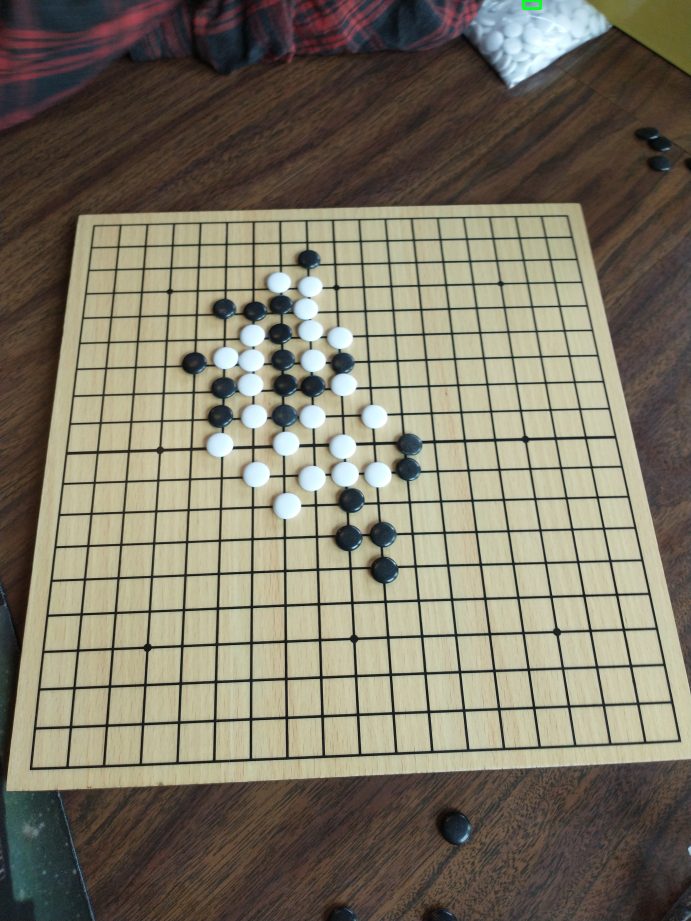
#> input picture go_counter/Test_Images/Good/ROI_1.png, 691 x 921 px, given in place of 13.jpg, which was not available
$ python main.py
#> lines starting #> are read from the running program, lines starting #| are printed output that depends on the picture; after the words box and inside, x2 and y2 are one past the last pixel; in counts of white or black regions, pixels touching at a corner belong together; pictures that were not available may be replaced by others from this repository, and a replacement may not be noted
import cv2
import numpy as np

image = cv2.imread('13.jpg')
#> image is the input picture: shape (921, 691, 3); mean B, G, R 101.6, 118.3, 124.2
image = cv2.resize(image, (int(image.shape[1] / 5)
    , int(image.shape[0] / 5)), interpolation=cv2.INTER_AREA)
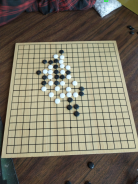
#> image: shape (184, 138, 3); mean B, G, R 101.6, 118.3, 124.2

gray = cv2.cvtColor(image, cv2.COLOR_BGR2GRAY)
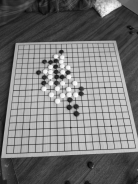
#> gray: shape (184, 138); min 8, max 252, mean 118.1
blur = cv2.medianBlur(gray, 5)
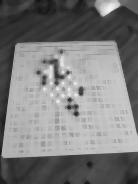
#> blur: shape (184, 138); min 16, max 243, mean 124.4
sharpen_kernel = np.array([[-1,-1,-1], [-1,9,-1], [-1,-1,-1]])
sharpen = cv2.filter2D(blur, -1, sharpen_kernel)
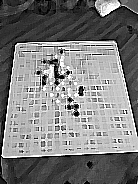
#> sharpen: shape (184, 138); min 0, max 255, mean 124.7

thresh = cv2.threshold(gray,160,255, cv2.THRESH_BINARY_INV)[1]
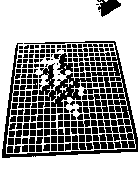
#> thresh: shape (184, 138); 63% white; 217 black regions (79 under 20 px), largest, box (x1, y1, x2, y2) and area: (2, 41, 138, 158) 2271, (39, 63, 97, 107) 860, (97, 0, 121, 17) 233
kernel = cv2.getStructuringElement(cv2.MORPH_RECT, (3,3))
close = cv2.morphologyEx(thresh, cv2.MORPH_CLOSE, kernel, iterations=2)
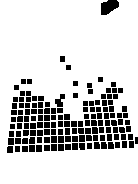
#> close: shape (184, 138); 82.2% white; 140 black regions

cnts = cv2.findContours(close, cv2.RETR_EXTERNAL, cv2.CHAIN_APPROX_SIMPLE)
#> cnts = 1 contour; box (x1, y1, x2, y2) and area: (0, 0, 138, 184) 24834
cnts = cnts[0] if len(cnts) == 2 else cnts[1]

min_area = 10
max_area = 1000000
image_number = 0
print(cnts)
#> (printed output is left out)

for c in cnts:
    area = cv2.contourArea(c)
    if area > min_area and area < max_area:
        x,y,w,h = cv2.boundingRect(c)
        ROI = image[y:y+h, x:x+w]
        cv2.imwrite('ROI_{}.png'.format(image_number), ROI)
        cv2.rectangle(image, (x, y), (x + w, y + h), (36,255,12), 2)
        image_number += 1
#> this loop made 1 pass
#> (area, x, y, w, h, image_number) on pass 1: (24833.5, 0, 0, 138, 184, 1)
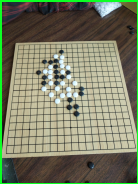
#> image: shape (184, 138, 3); 3.77% of pixels changed, all inside (x1, y1, x2, y2) = (0, 0, 138, 184)
#> after the loop, image_number = 1

cv2.imshow('sharpen', sharpen)
cv2.waitKey()
cv2.imshow('close', close)
cv2.waitKey()
cv2.imshow('thresh', thresh)
cv2.waitKey()
cv2.imshow('image', image)
cv2.waitKey()

$ run again, on go_counter/Test_Images/Good/1.jpg
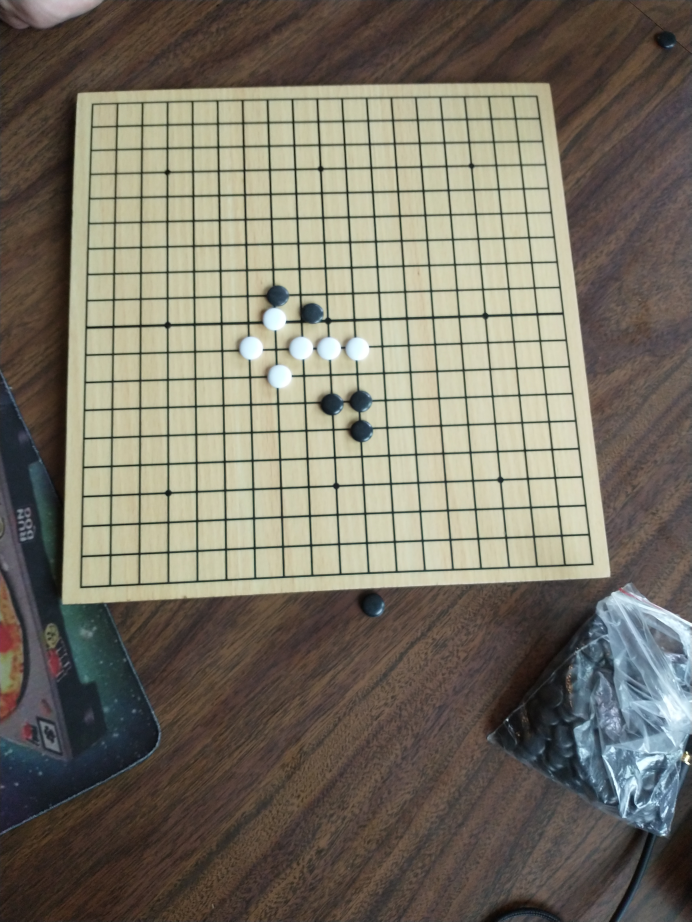
#> input picture go_counter/Test_Images/Good/1.jpg, 3456 x 4608 px, given in place of 13.jpg, which was not available (shown at 1/5 size)
#> image is the input picture: shape (4608, 3456, 3); mean B, G, R 101.3, 114.4, 119.7
#> `thresh = cv2.threshold(gray,160,255, cv2.THRESH_BINARY_INV)[1]`:
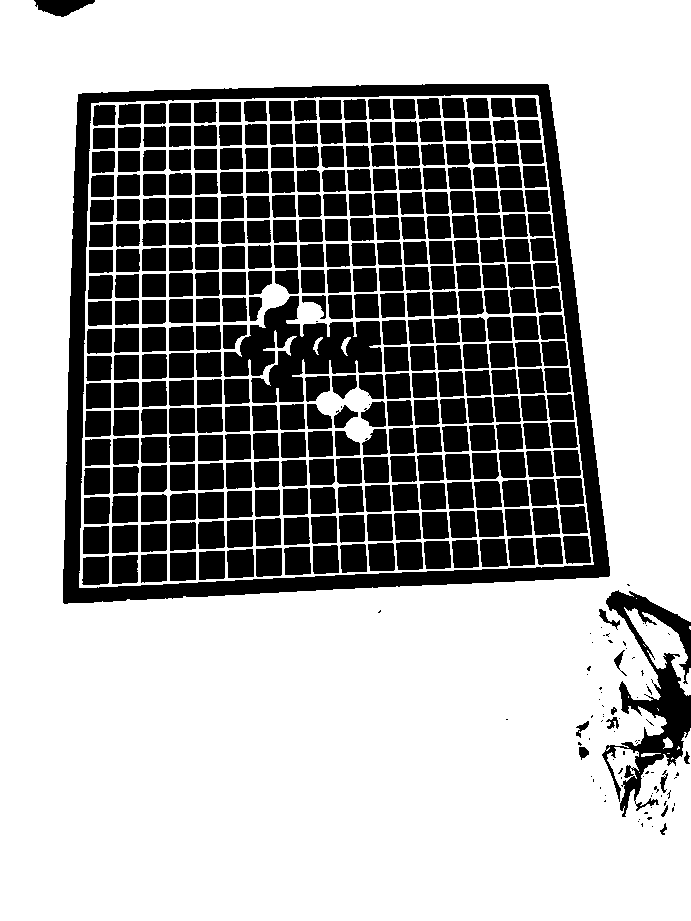
#> thresh: shape (921, 691); 65.7% white; 394 black regions (70 under 20 px), largest, box (x1, y1, x2, y2) and area: (63, 84, 610, 604) 26658, (224, 296, 382, 403) 8527, (602, 590, 691, 817) 6544
#> close: shape (921, 691); 66.2% white; 324 black regions
#> cnts = 3 contours, 1 with area under 20; largest, box (x1, y1, x2, y2) and area: (0, 0, 691, 921) 628986, (663, 737, 673, 749) 64
#> (printed output is left out)
#> the loop `for c in cnts:` made 3 passes
#> (area, x, y, w, h, image_number) on passes 1, 3: (64.5, 663, 737, 10, 12, 1), (628986.5, 0, 0, 691, 921, 2)
#> after the loop `for c in cnts:`:
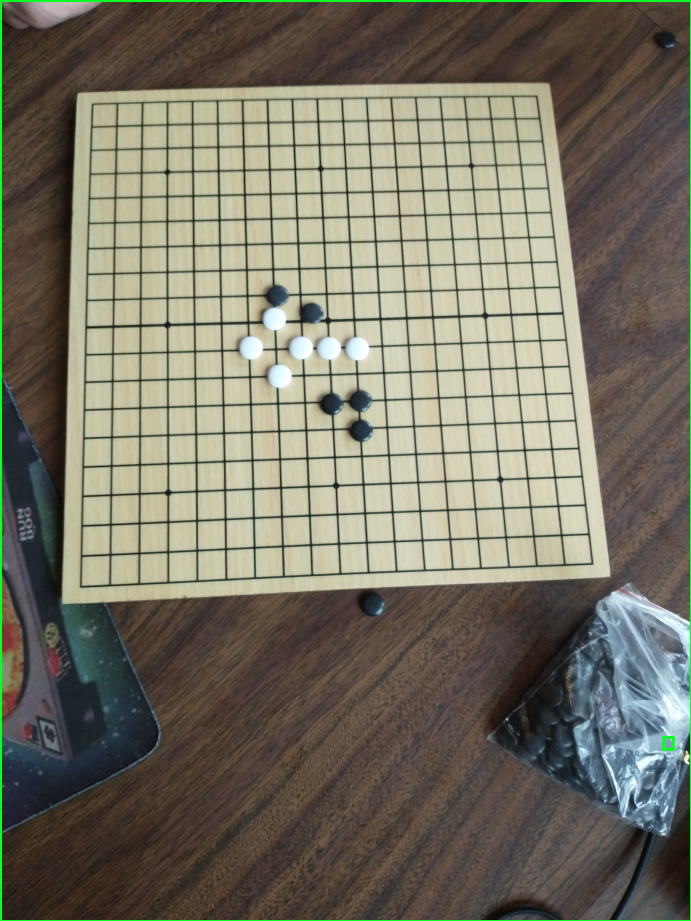
#> image: shape (921, 691, 3); mean B, G, R 101, 115.9, 119.2
#> after the loop `for c in cnts:`: image_number = 2

$ run again, on go_counter/Test_Images/Good/16.jpg
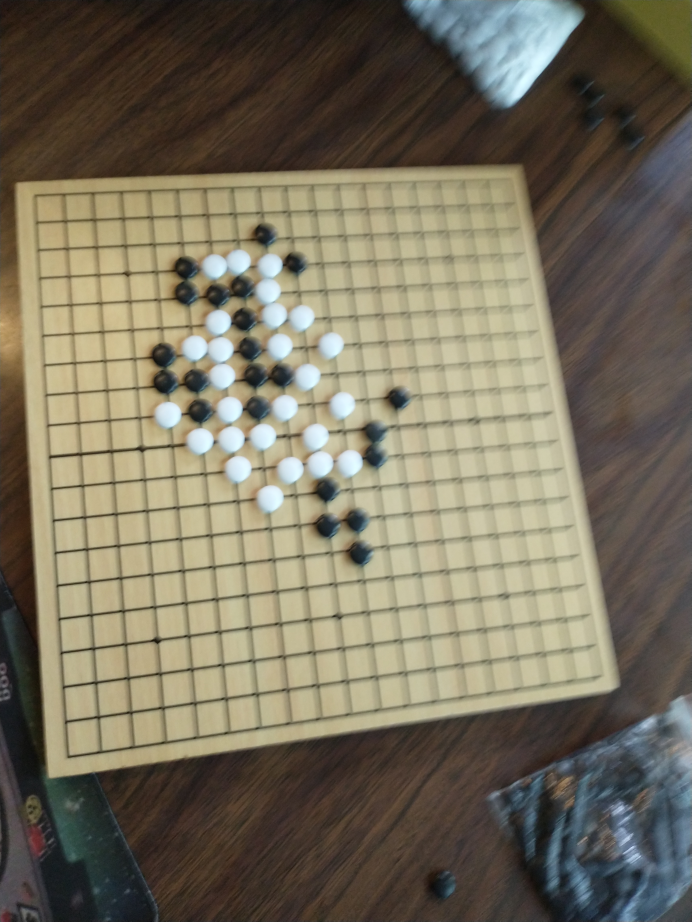
#> input picture go_counter/Test_Images/Good/16.jpg, 3456 x 4608 px, given in place of 13.jpg, which was not available (shown at 1/5 size)
#> image is the input picture: shape (4608, 3456, 3); mean B, G, R 94.4, 112.7, 119.7
#> `thresh = cv2.threshold(gray,160,255, cv2.THRESH_BINARY_INV)[1]`:
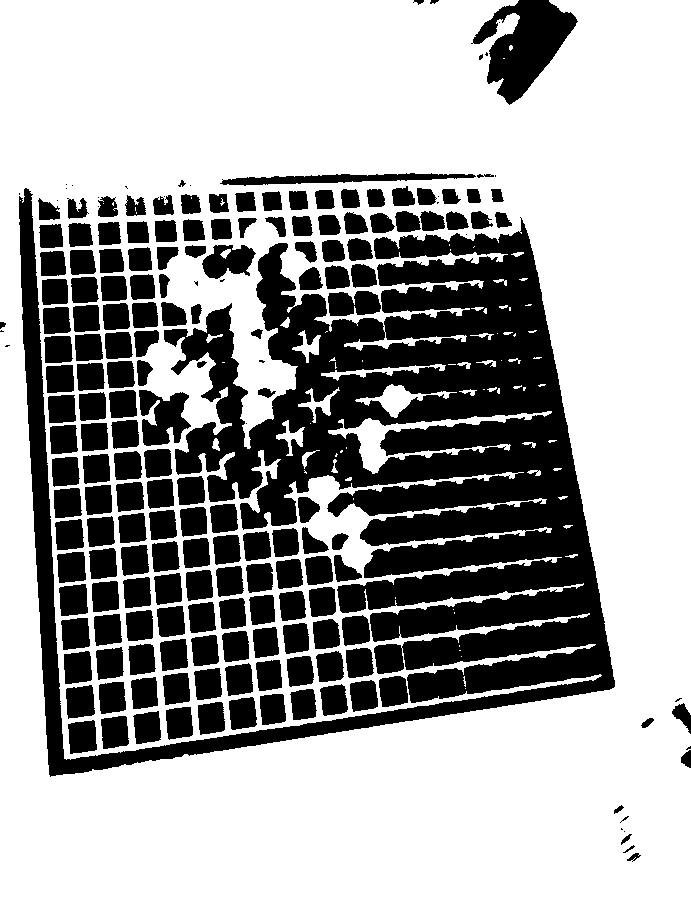
#> thresh: shape (921, 691); 65.1% white; 199 black regions (29 under 20 px), largest, box (x1, y1, x2, y2) and area: (19, 188, 615, 777) 122951, (471, 0, 578, 105) 5650, (139, 390, 191, 446) 1890
#> close: shape (921, 691); 65.6% white; 173 black regions (2 under 20 px)
#> cnts = 3 contours, 2 with area under 20; largest, box (x1, y1, x2, y2) and area: (0, 0, 691, 921) 628550
#> (printed output is left out)
#> the loop `for c in cnts:` made 3 passes
#> (area, x, y, w, h, image_number) on pass 3: (628549.5, 0, 0, 691, 921, 2)
#> after the loop `for c in cnts:`:
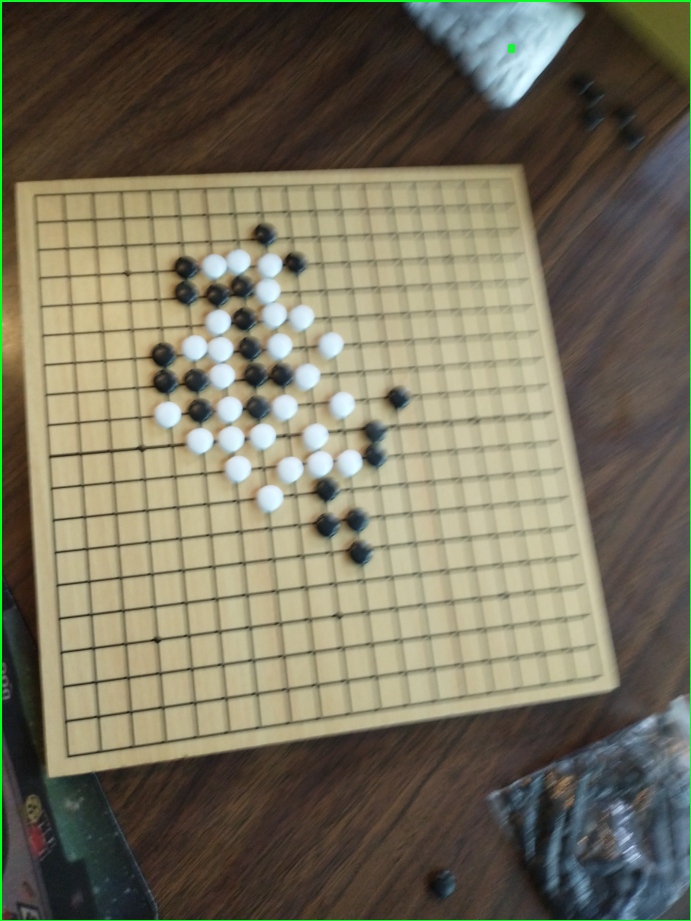
#> image: shape (921, 691, 3); mean B, G, R 94.2, 114.1, 119.2
#> after the loop `for c in cnts:`: image_number = 2
